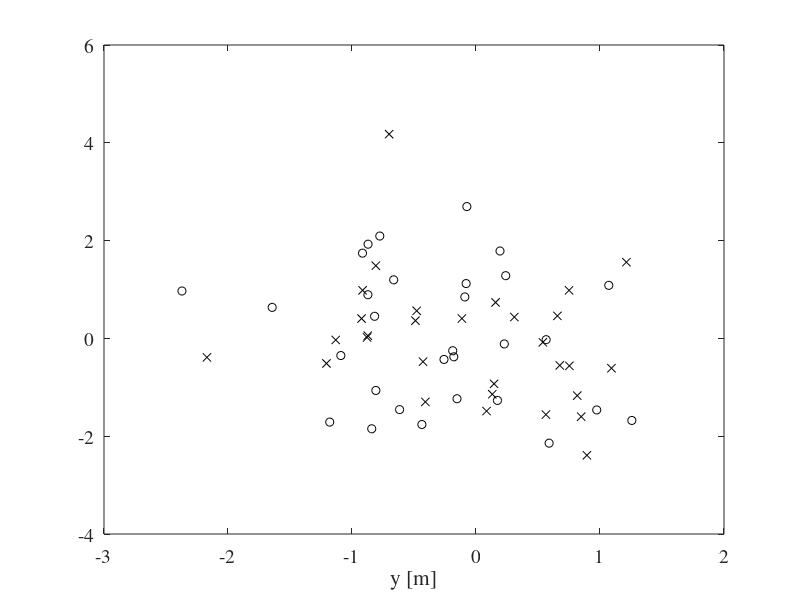

This figure's MATLAB source: (Note: this script raises an error after producing the figure.)
%Make resample.


    n=30;
    p1=randn(n,2);
    w1=rand(n,1);
    
    p2=randn(n,2);
    %w2=rand(n,1);
    w2=1-w1
    
    
    figure(1)
        plot(p1(:,1),p1(:,2),'kx')
        hold on;
        plot(p2(:,1),p2(:,2),'ok')
        hold off;
        set(gca,'FontSize',14,'FontName','Times')
        xlabel('x [m]')
        xlabel('y [m]')
        
    figure(2)
        w1=w1/sum(w1);
        w2=w2/sum(w2);
    
        w3=w1.*w2;
        w3=w3/sum(w3);
        [p11,w11]=resampleSingle(p1,w1);
        %[p21,w21]=resampleSingle(p2,w1);
        %[p12,w12]=resampleSingle(p1,w2);
        [p22,w22]=resampleSingle(p2,w2);
        
        [p13,w13]=resampleSingle(p1,w3);
        [p23,w23]=resampleSingle(p2,w3);
        
        plot(p11(:,1),p11(:,2),'kx')
        hold on;
        plot(p22(:,1),p22(:,2),'ko')
        plot(p13(:,1),p13(:,2),'ks')
        plot(p23(:,1),p23(:,2),'k.')
        hold off;
        set(gca,'FontSize',14,'FontName','Times')
        xlabel('x [m]')
        xlabel('y [m]')
    
    figure(3)
        vect=1:numel(w1);
        plot(w1,'b')
        hold on;
        indsw1=w1>1.5*mean(w1);
        plot(vect(indsw1),w1(vect(indsw1)),'bo')
        
        plot(w2,'r')
        indsw2=w2>1.5*mean(w2);
        plot(vect(indsw2),w2(vect(indsw2)),'ro')
        
        plot(w3,'k')
        indsw3=w3>1.5*mean(w3);
        indsw3=indsw3 & indsw2 & indsw1;
        plot(vect(indsw3),w3(vect(indsw3)),'ko')
        hold off
        set(gca,'FontSize',14,'FontName','Times')
        xlabel('Particle [n]')
        ylabel('Weight []')
        print(gcf,'Depletion.eps','-depsc')
        
        
        for a1=1:10
            w1=rand(n,1);
            w2=1-w1;
            [p11,w11]=resampleSingle(p11,w1);
            [p22,w22]=resampleSingle(p22,w2);
            w3=w1.*w2;
            w3=w3/sum(w3);
            [p13,w13]=resampleSingle(p11,w3);
            [p23,w13]=resampleSingle(p22,w3);
            figure(4)
            rr=0.1*randn(n,2);
            
            p11=p11+rr;
            p22=p22-rr;
            
            plot(p11(:,1),p11(:,2),'ks')
            hold on;
            plot(p22(:,1),p22(:,2),'rs')
            
            plot(p13(:,1),p13(:,2),'k.','markersize',20)
            plot(p23(:,1),p23(:,2),'r.','markersize',20)
            mup11=mean(p11);
            mup22=mean(p22);
            mup13=mean(p13);
            mup23=mean(p23);
            plot(mup11(:,1),mup11(:,2),'ks','markersize',20)
            plot(mup22(:,1),mup22(:,2),'rs','markersize',20)
            plot(mup13(:,1),mup13(:,2),'ko','markersize',20)
            plot(mup23(:,1),mup23(:,2),'ro','markersize',20)
            plot(mup11(:,1)+0.05*randn,mup11(:,2)-0.05*randn,'kx','markersize',30)
            plot(mup22(:,1)+0.05*randn,mup22(:,2)-0.05*randn,'rx','markersize',30)
            hold off;
            set(gca,'FontSize',14,'FontName','Times')
            xlabel('x [m]')
            ylabel('y [m]')
            %pause(1)
            
            
        end
        
        print(gcf,'IndependentlySampled.eps','-depsc')